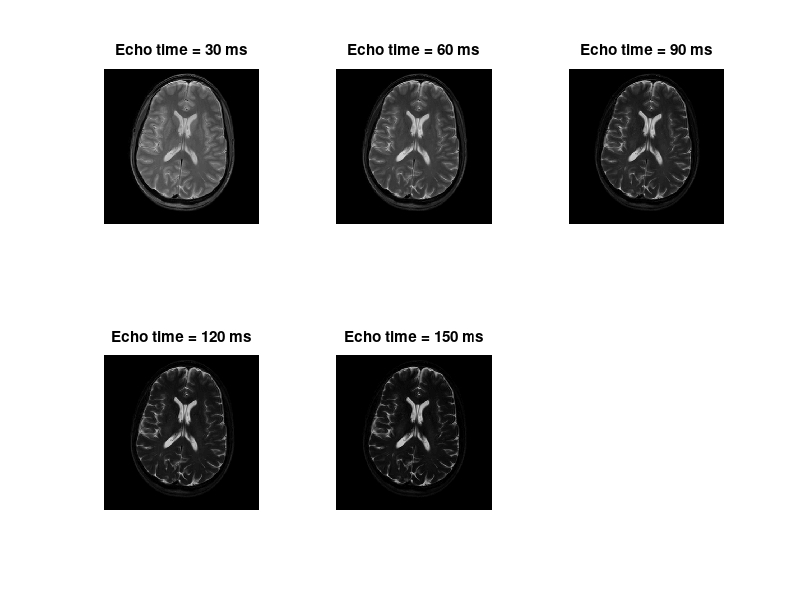
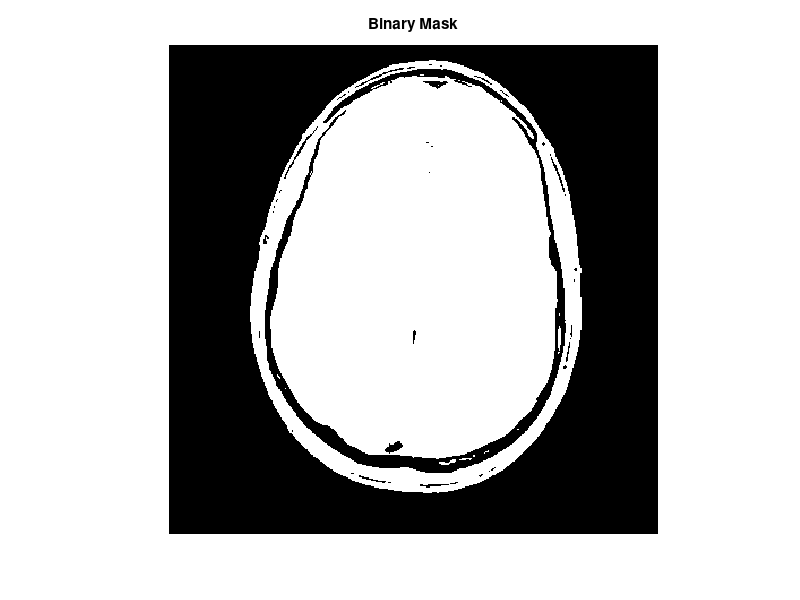
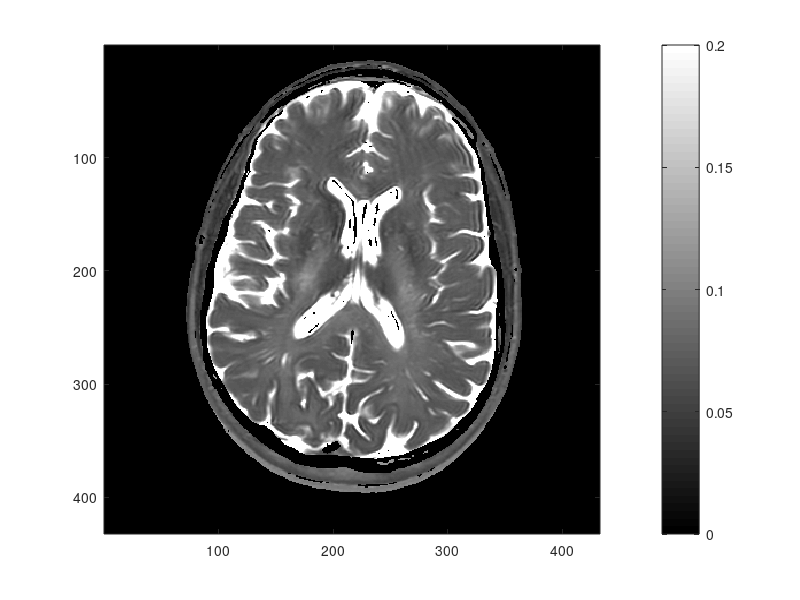
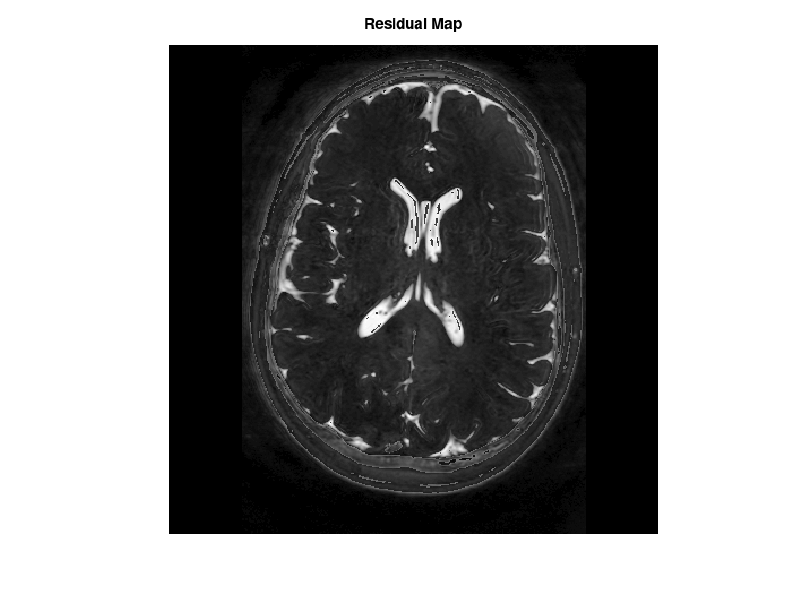

MATLAB code for these plots, in order: (Note: this script raises an error after producing the figures.)
clc; close all;

load('proj1aData_QFI');
[nRows, nCols, nTe] = size(image_3d);

% plotting all the TI images in the same intensity scle
figure
subplot(2, 3, 1)
imagesc(squeeze(image_3d(:, :, 1)))
intLimits_v = get(gca, 'CLim');
axis image
axis off
colormap(gray)
title(['Echo time = ', num2str(te_v(1)*1000), ' ms'])

for index = 2:nTe
subplot(2, 3, index)
imagesc(squeeze(image_3d(:, :, index)), intLimits_v)
axis image
axis off
title(['Echo time = ', num2str(te_v(index)*1000), ' ms'])
end

% creating a binary mask
image_m = squeeze(image_3d(:, :, 1));
mask_m = (image_m>0.1*max(image_m(:)));

figure
imagesc(mask_m)
colormap(gray)
axis image
axis off
title('Binary Mask')

% creating T2 map
t2_m = zeros(nRows, nCols);
s0_m = zeros(nRows, nCols);
for row=1:nRows
    for col=1:nCols
        if (mask_m(row,col)==1)
            signal_v = squeeze(image_3d(row, col, :));
            coeff_v = polyfit(te_v, log(signal_v), 1);
            slope = coeff_v(1);
        	logS0 = coeff_v(2);	% Intercept.
        	t2 = -1 / slope;
            t2_m(row, col) = t2;
            s0_m(row, col) = exp(logS0);
        end
    end
end

for row=1:nRows
    for col = 1:nCols
        if t2_m(row, col)>0.2
            t2_m(row,col)=0.2;
        end
    end
end

figure
imagesc(t2_m, [0, 0.2])
colormap(gray)
colorbar

% creating residual map
res=zeros(nRows,nCols);
for row=1:nRows
    for col = 1:nCols
        %%%may need to change
        signal_res_v = squeeze(image_3d(row, col, :));
        res(row, col)=sqrt(norm(signal_res_v ...
            - s0_m(row,col)*exp(-te_v./t2_m(row,col))));
    end
end

figure
imagesc(res)
intLimits_v = get(gca, 'CLim');
axis image
axis off
colormap(gray)
title('Residual Map')

% showing fit for different regions
figure
subplot(1, 2, 1)
t2Max = max(t2_m(:));
red0_m = t2_m/t2Max;
green0_m = t2_m/t2Max;
blue0_m = t2_m/t2Max;
color_3d = cat(3, red0_m, green0_m, blue0_m);
image(color_3d)
axis image
title('T2 map: click on a point of interest')

nPoints = 50;
contFlag = 1;
while (contFlag == 1)
    % Get position of mouse-click on image:
    [x, y] = ginput(1);
    row = round(y);
    col = round(x);
    % Exit loop if the mouse click is outside the image:
    if (row < 1 || row > nRows || col < 1 || col > nCols)
        contFlag = 0;
        continue
    end
    red_m = red0_m;
    green_m = green0_m;
    blue_m = blue0_m;
    % Show the position of the pixel in red:
    red_m(row, col) = 1;
    green_m(row, col) = 0;
    blue_m(row, col) = 0;
    color_3d = cat(3, red_m, green_m, blue_m);
    image(color_3d)
    axis image
    title('T2 map: click on a point of interest')
    % Show fit:
    t2 = t2_m(row, col);
    s0 = s0_m(row, col);
    s_v = squeeze(image_3d(row, col, :));
    
    % Insert your code here to create an array of nPoints TE values from
    % the minimum to maximum te:
    teFit_v = linspace(te_v(1), te_v(5), nPoints);
    % Insert your code here to find the corresponding signal at each TE,
    % using your estimates of T2 and S0:
    sFit_v = s0*exp(-teFit_v/t2);
    subplot(1, 2, 2)
    plot(teFit_v, sFit_v, ':', te_v, s_v, '+')
    title(['At row = ', num2str(row), ', col = ', num2str(col), ': T2 = ', ...
        num2str(t2*1000), 'ms'])
end


% creating mask for white matter
figure
image1_m = squeeze(image_3d(:,:,1));
imagesc(image1_m);
colormap(gray)
axis off
axis image
[mask1_m, x1_v, y1_v] = roipoly;
line(x1_v, y1_v,'color', 'y')

figure
image1_m = squeeze(image_3d(:,:,1));
imagesc(image1_m);
colormap(gray)
axis off
axis image
[mask2_m, x2_v, y2_v] = roipoly;
line(x2_v, y2_v,'color', 'y')

mask_w_m = mask1_m - mask2_m;
figure 
imagesc(mask_w_m)
axis image
axis off
colormap(gray)

% showing T1 map for white matter
t2_w_m = zeros(nRows, nCols);
for row=1:nRows
    for col=1:nCols
        if (mask_w_m(row,col)==1)
            t2_w_m(row, col)=t2_m(row,col);
        end
    end
end

figure 
imagesc(t2_w_m)
intLimits_v = get(gca, 'CLim');
axis image
axis off
colormap(gray)

% histogram for gray matter
figure
histogram(t2_w_m)

% calculating mean and standard deviation for white matter
w=1;
for row=1:nRows
    for col=1:nCols
        if (mask_w_m(row,col)==1)
            t2_w(w)=t2_m(row,col);
            w=w+1;
        end
    end
end

mean_white = mean(t2_w);
StdDev_white = std(t2_w);

% creating mask for gray matter
figure
image1_m = squeeze(image_3d(:,:,1));
imagesc(image1_m);
colormap(gray)
axis off
axis image
[mask4_m, x4_v, y4_v] = roipoly;
line(x4_v, y4_v,'color', 'y')

mask_g_m = mask4_m - mask1_m;
figure 
imagesc(mask_g_m)
axis image
axis off
colormap(gray)

% showing T1 map for white matter
t2_g_m = zeros(nRows, nCols);
for row=1:nRows
    for col=1:nCols
        if (mask_g_m(row,col)==1)
            t2_g_m(row, col)=t2_m(row,col);
        end
    end
end

figure 
imagesc(t2_g_m, [0 0.2])
intLimits_v = get(gca, 'CLim');
axis image
axis off
colormap(gray)

% histogram for gray matter
figure
histogram(t2_g_m)

% calculating mean and standard deviation for white matter
w=1;
for row=1:nRows
    for col=1:nCols
        if (mask_g_m(row,col)==1)
            t2_w(w)=t2_m(row,col);
            w=w+1;
        end
    end
end

mean_gray = mean(t2_w);
StdDev_gray = std(t2_w);
